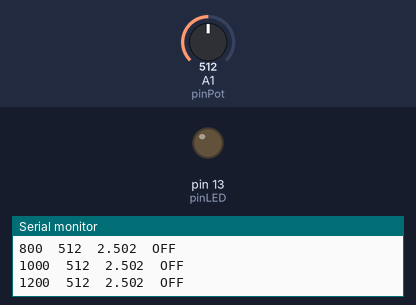
Bench run of a sketch on a simulated Arduino Uno, built with avr-gcc and run on an emulated ATmega328P. On the bench: output pins drawn as LEDs (lit = HIGH), the last lines printed to the serial monitor. The inputs (shaded band) are chosen by the test bench; at power-on: A1 (pinPot) = 512.

Above: at 1.3 s.
1.4 s: A1 (pinPot) set to 593
2.9 s: A1 (pinPot) set to 614
At 4.2 s:
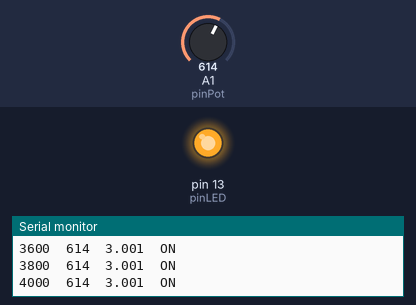
4.5 s: A1 (pinPot) set to 509
6.0 s: A1 (pinPot) set to 487
At 6.7 s:
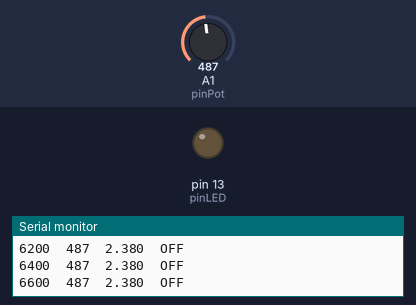
7.5 s: A1 (pinPot) set to 610
At 7.9 s:
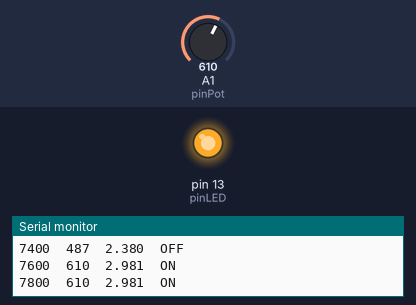
Timing chart, 0 to 10.1 s (numbered marks = the images above; inputs shaded):
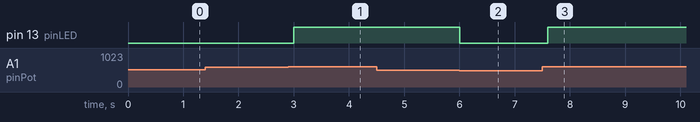

The sketch:

histeresis.ino
```cpp
/*
en este ejercicio de hiteresis, se utilizo el sensor de luminosidad si segun su intensidad
encender o apagar un led, para esto se definieron dos umbrales, uno para encender el led y otro para apagarlo,
de esta manera se evita que el led parpadee constantemente cuando la intensidad de luz se encuentra cerca del umbral.
El programa lee el valor del sensor de luminosidad, lo convierte a voltaje y luego aplica la lógica de histéresis para controlar el estado del LED.
Además, se muestra la información en el monitor serial para facilitar la visualización de los datos.
*/

// === DEFINICIÓN DE PINES ===
const int pinPot = A1;     // Entrada analógica señal del sensor de luminosidad
const int pinLED = 13;     // LED

/*
estos umbrales se pueden ajustar según las necesidades específicas del proyecto o las características del sensor utilizado.
tener en cuenta que son los valores de ADC (0-1023) que corresponden a los niveles de luz que se desean para encender o apagar el LED.
*/
// === UMBRALES DE HISTÉRESIS ===
const int UMBRAL_ALTO = 600;  // Encender LED
const int UMBRAL_BAJO = 500;  // Apagar LED

/*
dejando un tiempo de muestra de 200ms para evitar saturar el monitor serial con demasiada información, y para que el cambio de estado del LED sea perceptible.
*/
// === VARIABLES GLOBALES ===
unsigned long tiempoDisplay = 0;
const unsigned long INTERVALO_DISPLAY = 200;

// Estado del LED (memoria de histéresis)
bool estadoLED = false;

// === CONFIGURACIÓN ===
void setup() {
  Serial.begin(9600);
  pinMode(pinLED, OUTPUT);

  Serial.println("==========================================");
  Serial.println(" ADC con Histeresis (Control LED)");
  Serial.println("==========================================");
  Serial.println("t(ms)\traw\tvoltaje\tLED");
  Serial.println("------------------------------------------");
}

// === BUCLE PRINCIPAL ===
void loop() {
  if ((millis() - tiempoDisplay) >= INTERVALO_DISPLAY) {
    tiempoDisplay = millis();

    int rawADC = analogRead(pinPot);
    float voltaje = rawADC * (5.0 / 1023.0);

    /*
    si el LED está apagado y el valor del ADC es mayor o igual al umbral alto, se enciende el LED.
    si el LED está encendido y el valor del ADC es menor o igual al umbral bajo, se apaga el LED.
    */
    // === LÓGICA DE HISTÉRESIS ===
    if (!estadoLED && rawADC >= UMBRAL_ALTO) {
      estadoLED = true;   // Encender
    }
    else if (estadoLED && rawADC <= UMBRAL_BAJO) {
      estadoLED = false;  // Apagar
    }

    digitalWrite(pinLED, estadoLED);

    // === SALIDA SERIAL ===
    Serial.print(millis());
    Serial.print("\t");
    Serial.print(rawADC);
    Serial.print("\t");
    Serial.print(voltaje, 3);
    Serial.print("\t");

    Serial.println(estadoLED ? "ON" : "OFF");
  }
}
```

Measured:
- the behaviour switches between 599 and 600 on A1 (pinPot) (found by bisection; images 0 and 1)
- the behaviour switches between 501 and 500 on A1 (pinPot) (found by bisection; images 1 and 2)
- after the input at 2.9 s, pin 13 (pinLED): LOW → HIGH after 0.10 s
- after the input at 6.0 s, pin 13 (pinLED): HIGH → LOW at once
- after the input at 7.5 s, pin 13 (pinLED): LOW → HIGH after 0.10 s
